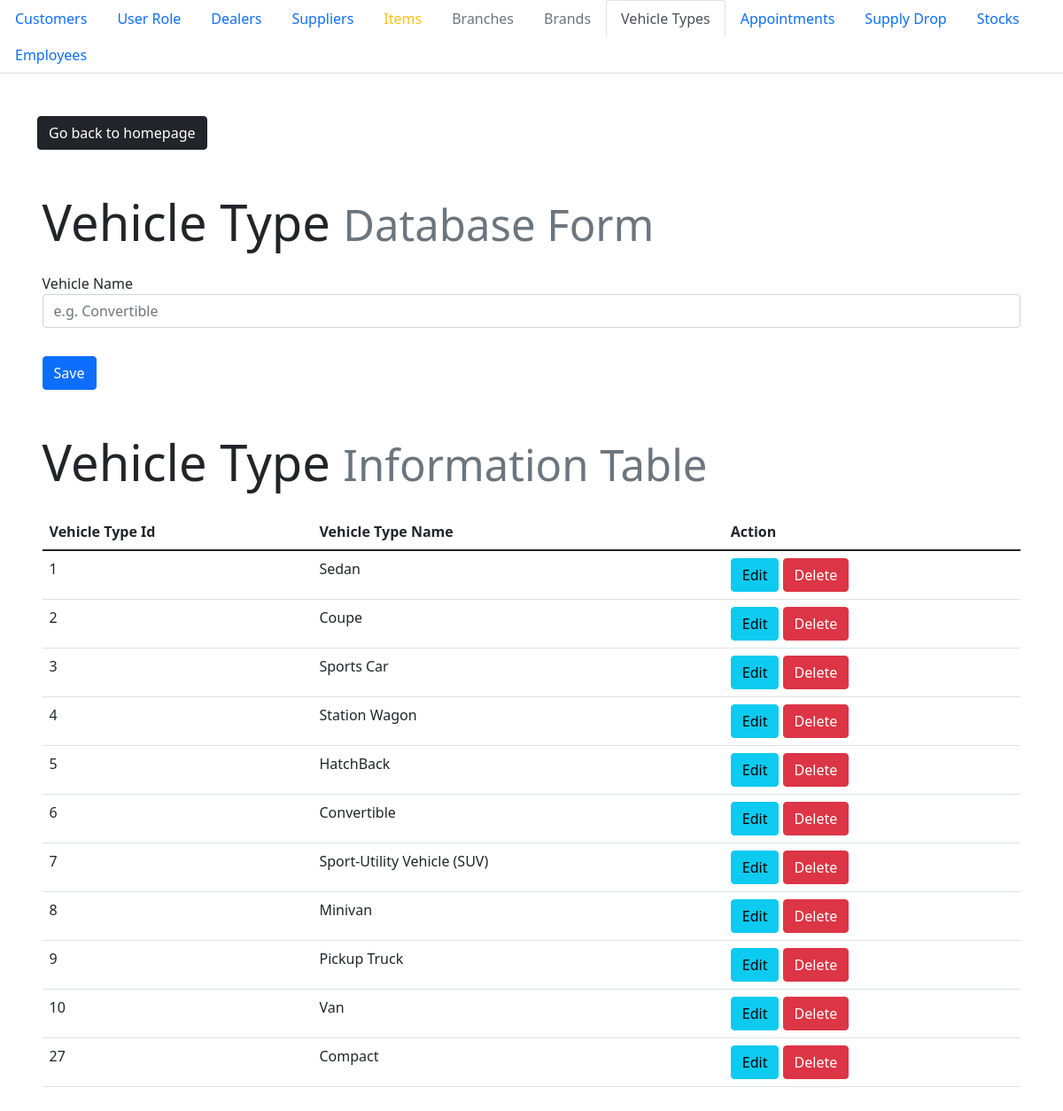
Page /avalon/admin/vehicle_type.php on the committed database.
### tables this page shows
CREATE TABLE `vehicle_type` (
  `type_id` int(10) NOT NULL,
  `type_name` varchar(50) NOT NULL
);

### avalon/admin/vehicle_type.php (the view, shortened to what this page needs)
<!DOCTYPE html>
<html lang="en">
<head>
    <link rel="stylesheet" href="style.css">
    <link href="https://cdn.jsdelivr.net/npm/bootstrap@5.1.3/dist/css/bootstrap.min.css" rel="stylesheet">
</head>
<body>
    <ul class="nav nav-tabs">
    <li class="nav-item">
        <a class="nav-link" href="./index.php">Customers</a>
    </li>
    <li class="nav-item">
        <a class="nav-link" href="./user_role.php">User Role</a>
    </li>
    <li class="nav-item">
        <a class="nav-link" href="./dealer.php">Dealers</a>
    </li>
    <li class="nav-item">
        <a class="nav-link" href="./supplier.php">Suppliers</a>
    </li>
    <li class="nav-item">
        <a class="nav-link text-warning" href="./item.php">Items</a>
    </li>
    <li class="nav-item">
        <a class="nav-link text-muted" href="./branch.php">Branches</a>
    </li>
    <li class="nav-item">
        <a class="nav-link text-muted" href="./brand.php">Brands</a>
    </li>
    <li class="nav-item">
        <a class="nav-link active" href="./vehicle_type.php">Vehicle Types</a>
    </li>
    <li class="nav-item">
        <a class="nav-link" href="./appointment-admin.php">Appointments</a>
    </li>
    <li class="nav-item">
        <a class="nav-link" href="./provides.php">Supply Drop</a>
    </li>
    <li class="nav-item">
        <a class="nav-link" href="./stocks.php">Stocks</a>
    </li>
    <li class="nav-item">
        <a class="nav-link" href="./works_at.php">Employees</a>
    </li>
    </ul>
    <?php require_once 'process_vehicle_type.php'; ?>
    <div class="container transition">
    <div style="padding-top: 3em;">
        <a class="btn btn-dark" href="../foradmin.php" role="button">Go back to homepage</a>
    </div>
    <div class="mx-auto" style="width: 99%; padding-top: 3em;">
    <h1 class="display-4">Vehicle Type <small class="text-muted">Database Form</small></h1>
        <form action="process_vehicle_type.php" method="POST">
            <div class="col form-group" style="padding-top: 1em">
                <label for="">Vehicle Name</label>
                <input type="text" name="type_name" class="form-control" value="<?php echo $type_name; ?>" placeholder="e.g. Convertible" required autofocus>
            </div>
            <div class="form-group" style="padding-top: 2em">
                <?php
                if ($update == true):
                ?>
                    <button type="submit" class="btn btn-info" name="update">Update</button>
                <?php else: ?>
                    <button type="submit" class="btn btn-primary" name="save">Save</button>
                <?php endif; ?>
            </div>
        </form>
    </div>
    <?php
        $mysqli = new mysqli('localhost', 'root', '', 'sza') or die(mysqli_error($mysqli));
        $result = $mysqli->query("SELECT * FROM vehicle_type") or die(mysqli_error);
    ?>
    <div class="mx-auto" style="width: 99%; padding-top: 3em; padding-bottom: 5em;">
    <h1 class="display-4" style="padding-bottom: 0.3em;">Vehicle Type <small class="text-muted">Information Table</small></h1>
        <table class="table">
            <thead>
                <tr>
                    <th>Vehicle Type Id</th>
                    <th>Vehicle Type Name</th>
                    <th>Action</th>
                </tr>
            </thead>
        <?php
            while ($row = $result->fetch_assoc()): ?>
                <tr>
                    <td><?php echo $row['type_id']; ?></td>
                    <td><?php echo $row['type_name']; ?></td>
                    <td>
                        <a href="vehicle_type.php?edit=<?php echo $row['type_id']; ?>"
                            class="btn btn-info">Edit</a>
                        <button onclick="check(<?php echo $row['type_id']; ?>)" type="button" class="btn btn-danger">Delete</button>
                    </td>
                </tr>
            <?php endwhile; ?>
        </table>
    </div>
    </div>
</body>
</html>

### avalon/admin/style.css (style rules this page uses)
.transition { animation: transitionIn 0.5s; }

### rows in the picture
vehicle_type: type_id "1", type_name "Sedan"
vehicle_type: type_id "2", type_name "Coupe"
vehicle_type: type_id "3", type_name "Sports Car"
vehicle_type: type_id "4", type_name "Station Wagon"
vehicle_type: type_id "5", type_name "HatchBack"
vehicle_type: type_id "6", type_name "Convertible"
vehicle_type: type_id "7", type_name "Sport-Utility Vehicle (SUV)"
vehicle_type: type_id "8", type_name "Minivan"
vehicle_type: type_id "9", type_name "Pickup Truck"
vehicle_type: type_id "10", type_name "Van"
vehicle_type: type_id "27", type_name "Compact"
